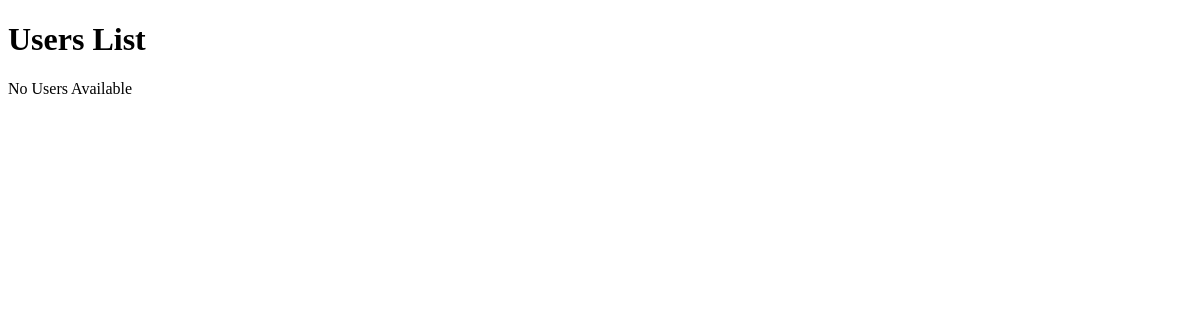
The app's page /users/, older data.
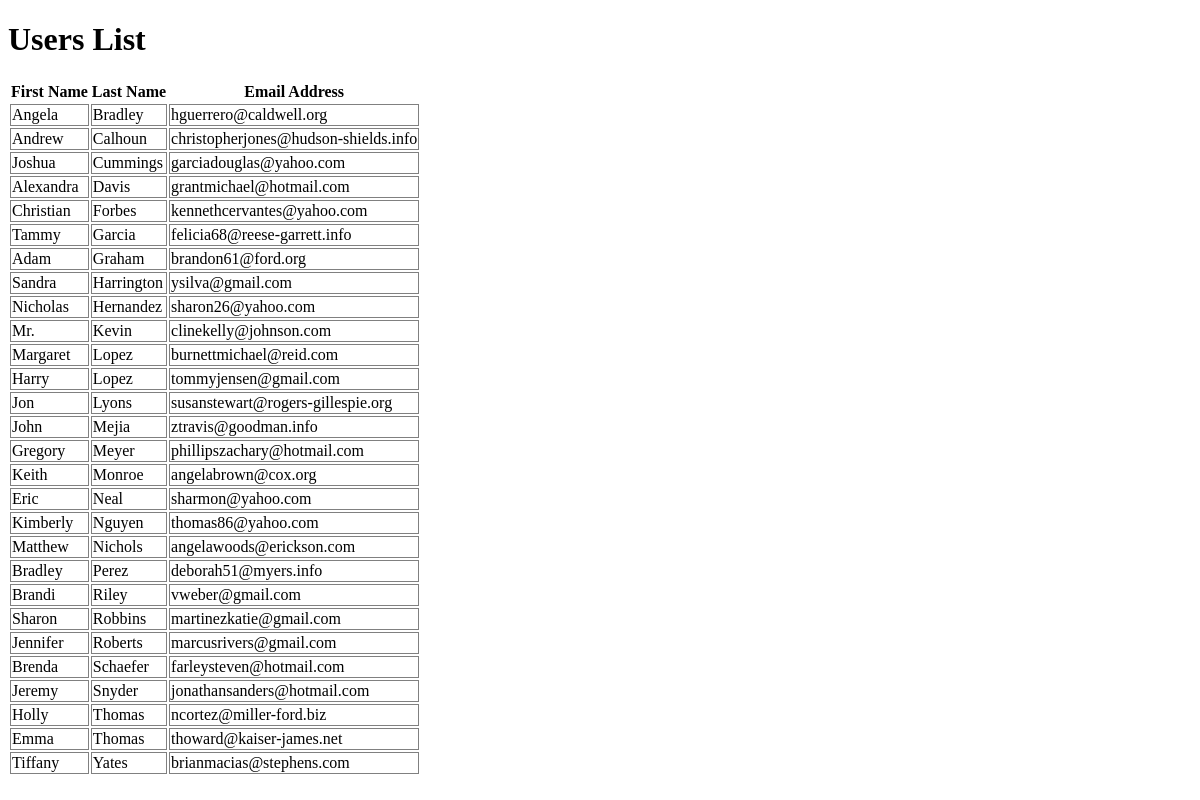
The same page, newer data.
### first_app/models.py (models this page shows, shortened)
class Users(models.Model):
    objects = models.Manager()
    firstName = models.CharField(max_length=20, unique=False)
    lastName = models.CharField(max_length=20, unique=False)
    email = models.EmailField(max_length=254, unique=True)

### first_app/views.py (the view)
# urls.py: path('users/', views.users, name='users')
def users(request):
    users_list = Users.objects.order_by('lastName')
    users_dict = {
        'users' : users_list,
    }
    return render(request, 'first_app/users.html', context=users_dict)

### templates/first_app/users.html (shortened to what this page needs)
<!DOCTYPE html>
{% load staticfiles %}
<html lang="en">
<head>
    <link rel="stylesheet" href="{% static "css/usersStyle.css" %}">
</head>
<body>
    <h1>Users List</h1>
    <div class="usersList">
        {% if users %}
        <table>
            <thead>
                <th>First Name</th>
                <th>Last Name</th>
                <th>Email Address</th>
            </thead>
            {% for user in users %}
            <tr>
                <td>{{ user.firstName }}</td>
                <td>{{ user.lastName }}</td>
                <td>{{ user.email }}</td>
            </tr>
            {% endfor %}
        </table>
        {% else %}
        <p>No Users Available</p>
        {% endif %}
    </div>
</body>
</html>

### static/css/usersStyle.css (style rules this page uses)
h1 { color : black; }
td { border : 1px solid grey; }

Row changes from the older to the newer data that the page shows:
added Users: firstName "Angela", lastName "Bradley", email "hguerrero@caldwell.org"
added Users: firstName "Andrew", lastName "Calhoun", email "christopherjones@hudson-shields.info"
added Users: firstName "Joshua", lastName "Cummings", email "garciadouglas@yahoo.com"
added Users: firstName "Alexandra", lastName "Davis", email "grantmichael@hotmail.com"
added Users: firstName "Christian", lastName "Forbes", email "kennethcervantes@yahoo.com"
added Users: firstName "Tammy", lastName "Garcia", email "felicia68@reese-garrett.info"
added Users: firstName "Adam", lastName "Graham", email "brandon61@ford.org"
added Users: firstName "Sandra", lastName "Harrington", email "ysilva@gmail.com"
added Users: firstName "Nicholas", lastName "Hernandez", email "sharon26@yahoo.com"
added Users: firstName "Mr.", lastName "Kevin", email "clinekelly@johnson.com"
added Users: firstName "Margaret", lastName "Lopez", email "burnettmichael@reid.com"
added Users: firstName "Harry", lastName "Lopez", email "tommyjensen@gmail.com"
added Users: firstName "Jon", lastName "Lyons", email "susanstewart@rogers-gillespie.org"
added Users: firstName "John", lastName "Mejia", email "ztravis@goodman.info"
added Users: firstName "Gregory", lastName "Meyer", email "phillipszachary@hotmail.com"
added Users: firstName "Keith", lastName "Monroe", email "angelabrown@cox.org"
added Users: firstName "Eric", lastName "Neal", email "sharmon@yahoo.com"
added Users: firstName "Kimberly", lastName "Nguyen", email "thomas86@yahoo.com"
added Users: firstName "Matthew", lastName "Nichols", email "angelawoods@erickson.com"
added Users: firstName "Bradley", lastName "Perez", email "deborah51@myers.info"
added Users: firstName "Brandi", lastName "Riley", email "vweber@gmail.com"
added Users: firstName "Sharon", lastName "Robbins", email "martinezkatie@gmail.com"
added Users: firstName "Jennifer", lastName "Roberts", email "marcusrivers@gmail.com"
added Users: firstName "Brenda", lastName "Schaefer", email "farleysteven@hotmail.com"
added Users: firstName "Jeremy", lastName "Snyder", email "jonathansanders@hotmail.com"
added Users: firstName "Holly", lastName "Thomas", email "ncortez@miller-ford.biz"
added Users: firstName "Emma", lastName "Thomas", email "thoward@kaiser-james.net"
added Users: firstName "Tiffany", lastName "Yates", email "brianmacias@stephens.com"
Text that changed along with them:
text no longer shown: "No Users Available"
text now shown: "First Name Last Name Email Address"
